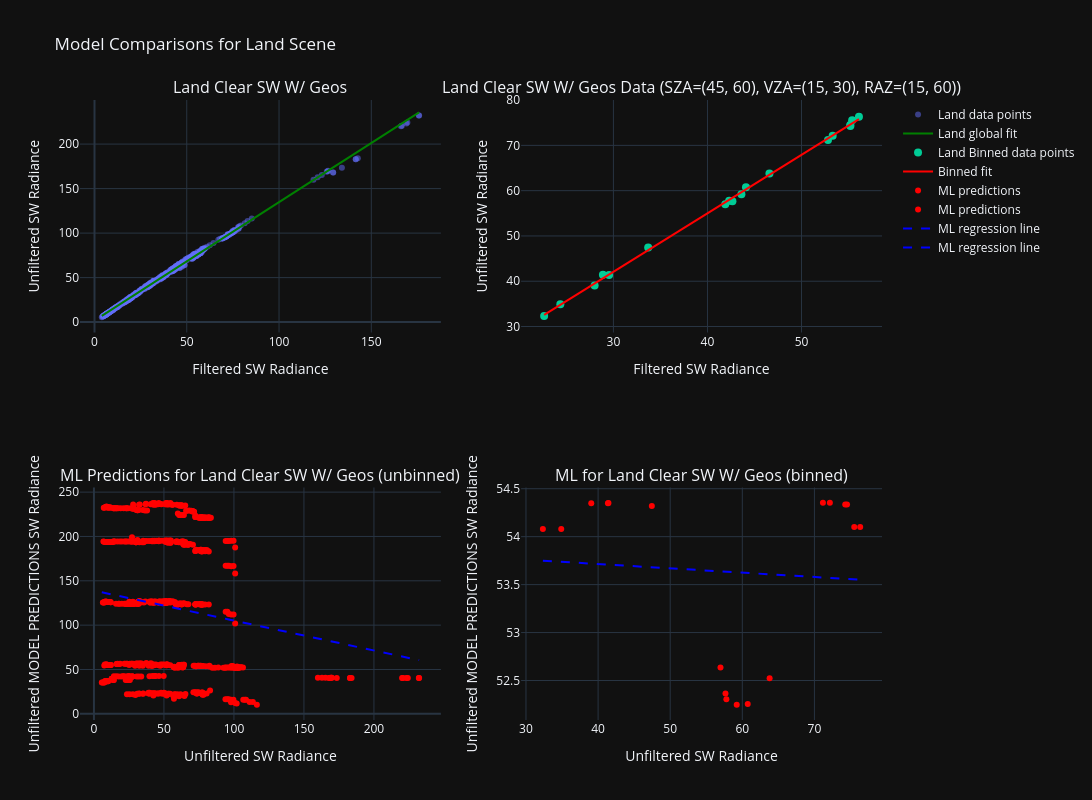

The notebook cell this image was saved under:
### Code cell
compare_global_vs_bin_fit_interactive(
    land_clear,
    scene="Land",
    sza_range=(45,60),
    vza_range=(15,30),
    raz_range=(15,60),
    degree=1,
    ml_model=sw_with_geos["Final_Model"],
    name="Land Clear SW W/ Geos",
    ml_features=['Shortwave Filtered Rads (Integrated)', 'SZA', 'VZA', 'RAZ'],
    is_sw=True
)

### Figure 1 — Plotly figure (JSON) as saved in the notebook; plotly's stock layout.template omitted (floating-point values rounded to 4 significant figures; data arrays with more than 128 entries replaced by an {"elided": "..."} marker saying what was removed)
{"data": [{"hovertemplate": "Filtered: %{x:.2f}<br>Unfiltered: %{y:.2f}", "marker": {"opacity": 0.5, "size": 6}, "mode": "markers", "name": "Land data points", "x": {"elided": "630 float values"}, "y": {"elided": "630 float values"}, "type": "scatter", "xaxis": "x", "yaxis": "y"}, {"line": {"color": "green", "width": 2}, "mode": "lines", "name": "Land global fit", "x": {"elided": "630 float values"}, "y": {"elided": "630 float values"}, "type": "scatter", "xaxis": "x", "yaxis": "y"}, {"hovertemplate": "Filtered: %{x:.2f}<br>Unfiltered: %{y:.2f}", "marker": {"size": 8}, "mode": "markers", "name": "Land Binned data points", "x": [55.19, 41.89, 52.81, 22.64, 28.0, 42.65, 55.18, 42.31, 53.31, 24.36, 29.54, 43.61, 56.11, 44.09, 55.38, 28.88, 33.7, 46.59], "y": [74.27, 56.97, 71.18, 32.35, 39.05, 57.67, 74.52, 57.79, 72.14, 34.89, 41.37, 59.23, 76.35, 60.75, 75.52, 41.44, 47.45, 63.79], "type": "scatter", "xaxis": "x2", "yaxis": "y2"}, {"line": {"color": "red", "width": 2}, "mode": "lines", "name": "Binned fit", "x": [22.64, 24.36, 28.0, 28.88, 29.54, 33.7, 41.89, 42.31, 42.65, 43.61, 44.09, 46.59, 52.81, 53.31, 55.18, 55.19, 55.38, 56.11], "y": [32.55, 34.77, 39.48, 40.62, 41.47, 46.85, 57.44, 57.98, 58.43, 59.66, 60.29, 63.51, 71.56, 72.2, 74.62, 74.63, 74.88, 75.81], "type": "scatter", "xaxis": "x2", "yaxis": "y2"}, {"hovertemplate": "Unfiltered: %{x:.2f}<br>Predicted: %{y:.2f}", "marker": {"color": "red", "size": 6}, "mode": "markers", "name": "ML predictions", "x": {"elided": "630 float values"}, "y": {"elided": "630 float values"}, "type": "scatter", "xaxis": "x3", "yaxis": "y3"}, {"hovertemplate": "Unfiltered: %{x:.2f}<br>Predicted: %{y:.2f}", "marker": {"color": "red", "size": 6}, "mode": "markers", "name": "ML predictions", "x": [74.27, 56.97, 71.18, 32.35, 39.05, 57.67, 74.52, 57.79, 72.14, 34.89, 41.37, 59.23, 76.35, 60.75, 75.52, 41.44, 47.45, 63.79], "y": [54.33, 52.64, 54.35, 54.08, 54.35, 52.37, 54.33, 52.3, 54.35, 54.08, 54.35, 52.25, 54.1, 52.26, 54.1, 54.35, 54.32, 52.52], "type": "scatter", "xaxis": "x4", "yaxis": "y4"}, {"line": {"color": "blue", "dash": "dash", "width": 2}, "mode": "lines", "name": "ML regression line", "x": {"elided": "630 float values"}, "y": {"elided": "630 float values"}, "type": "scatter", "xaxis": "x3", "yaxis": "y3"}, {"line": {"color": "blue", "dash": "dash", "width": 2}, "mode": "lines", "name": "ML regression line", "x": [32.35, 34.89, 39.05, 41.37, 41.44, 47.45, 56.97, 57.67, 57.79, 59.23, 60.75, 63.79, 71.18, 72.14, 74.27, 74.52, 75.52, 76.35], "y": [53.75, 53.74, 53.72, 53.71, 53.71, 53.68, 53.64, 53.64, 53.63, 53.63, 53.62, 53.61, 53.57, 53.57, 53.56, 53.56, 53.55, 53.55], "type": "scatter", "xaxis": "x4", "yaxis": "y4"}], "layout": {"xaxis": {"anchor": "y", "domain": [0.0, 0.45], "title": {"text": "Filtered SW Radiance"}}, "yaxis": {"anchor": "x", "domain": [0.625, 1.0], "title": {"text": "Unfiltered SW Radiance"}}, "xaxis2": {"anchor": "y2", "domain": [0.55, 1.0], "title": {"text": "Filtered SW Radiance"}}, "yaxis2": {"anchor": "x2", "domain": [0.625, 1.0], "title": {"text": "Unfiltered SW Radiance"}}, "xaxis3": {"anchor": "y3", "domain": [0.0, 0.45], "title": {"text": "Unfiltered SW Radiance"}}, "yaxis3": {"anchor": "x3", "domain": [0.0, 0.375], "title": {"text": "Unfiltered MODEL PREDICTIONS SW Radiance"}}, "xaxis4": {"anchor": "y4", "domain": [0.55, 1.0], "title": {"text": "Unfiltered SW Radiance"}}, "yaxis4": {"anchor": "x4", "domain": [0.0, 0.375], "title": {"text": "Unfiltered MODEL PREDICTIONS SW Radiance"}}, "annotations": [{"font": {"size": 16}, "showarrow": false, "text": "Land Clear SW W/ Geos", "x": 0.225, "xanchor": "center", "xref": "paper", "y": 1.0, "yanchor": "bottom", "yref": "paper"}, {"font": {"size": 16}, "showarrow": false, "text": "Land Clear SW W/ Geos Data (SZA=(45, 60), VZA=(15, 30), RAZ=(15, 60))", "x": 0.775, "xanchor": "center", "xref": "paper", "y": 1.0, "yanchor": "bottom", "yref": "paper"}, {"font": {"size": 16}, "showarrow": false, "text": "ML Predictions for Land Clear SW W/ Geos (unbinned)", "x": 0.225, "xanchor": "center", "xref": "paper", "y": 0.375, "yanchor": "bottom", "yref": "paper"}, {"font": {"size": 16}, "showarrow": false, "text": "ML for Land Clear SW W/ Geos (binned)", "x": 0.775, "xanchor": "center", "xref": "paper", "y": 0.375, "yanchor": "bottom", "yref": "paper"}], "title": {"text": "Model Comparisons for Land Scene"}, "height": 800, "width": 1200, "showlegend": true}}
